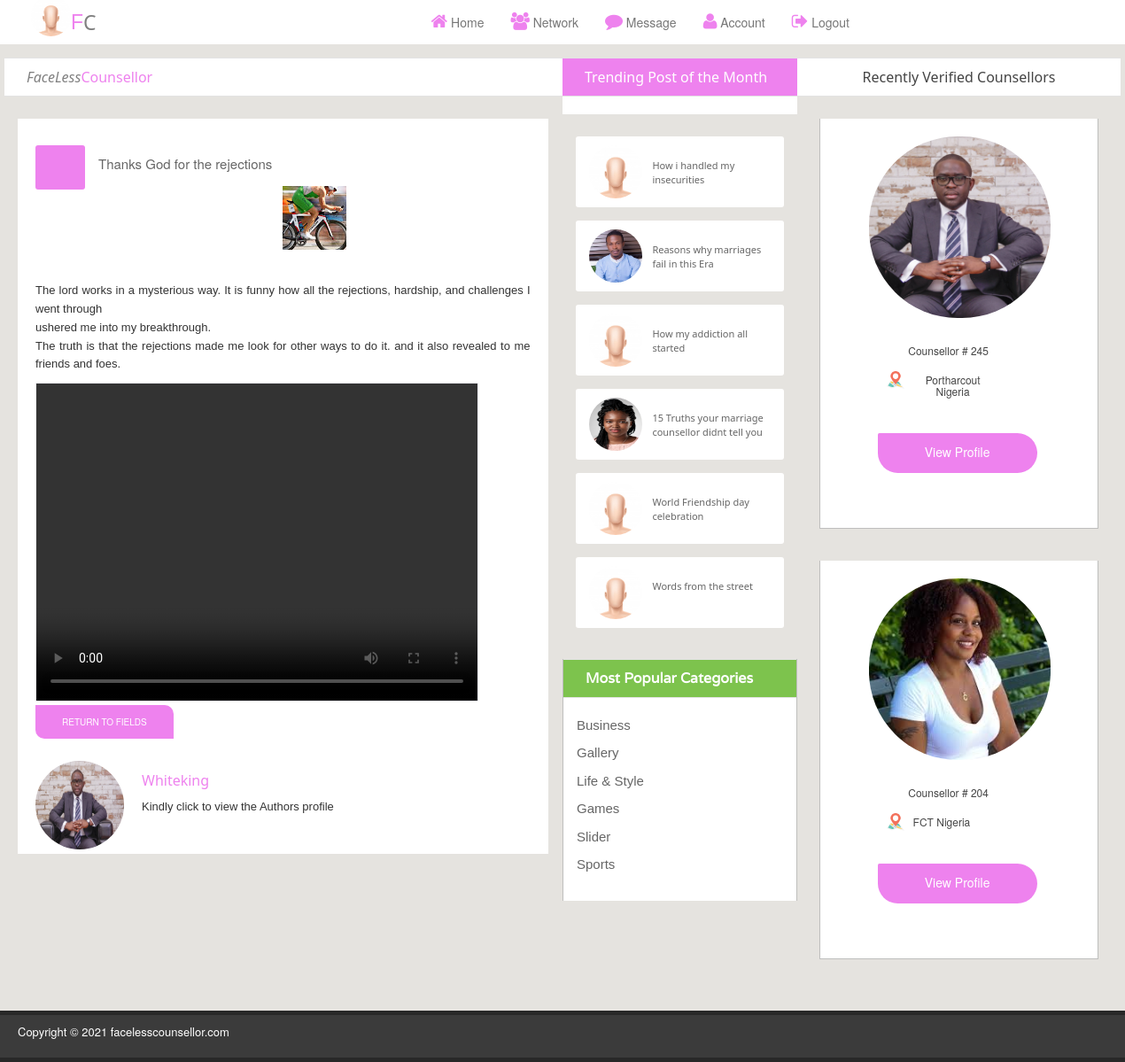
Screenshot of /post_detail/13 (signed in) with the database file from the repository.
### fc/models.py (models this page shows)
class Posts(db.Model, UserMixin):
    id = db.Column(db.Integer, primary_key=True)
    poster_username = db.Column(db.String(255), nullable=False)
    poster_email = db.Column(db.String(255), nullable=False)
    poster_img = db.Column(db.String(255), nullable=False)
    post_id = db.Column(db.String(255), nullable=True)
    post_title = db.Column(db.String(255), nullable=True)
    post_desc = db.Column(db.String(255), nullable=True)
    post_img = db.Column(db.String(255), nullable=True)
    post_like = db.Column(db.String(255), nullable=True)
    post_relate = db.Column(db.String(255), nullable=True)
    post_message = db.Column(db.String(255), nullable=True)
    post_trend = db.Column(db.String(255), nullable=True)
    posted_date = db.Column(db.DateTime(), default=datetime.utcnow)
    post_status = db.Column(db.String(255), nullable=True, default= 0)
    completed_at = db.Column(db.DateTime(), default=datetime.utcnow)
    status = db.Column(db.String(255), nullable=True, default= 0)
    active = db.Column(db.Boolean())
    confirmed_at = db.Column(db.DateTime())

class Worker(db.Model, UserMixin):
    id = db.Column(db.Integer, primary_key=True)
    fc_id = db.Column(db.String(255), nullable=False)
    name = db.Column(db.String(255), nullable=False)
    email = db.Column(db.String(255), unique=True, nullable=False)
    phone = db.Column(db.String(255), unique=True, nullable=False)
    role = db.Column(db.String(255), nullable=False)
    gender = db.Column(db.String(255), nullable=False)
    date_of_birth =db.Column(db.String(255), nullable=True)
    country = db.Column(db.String(255), nullable=True)
    city = db.Column(db.String(255), nullable=True)
    age = db.Column(db.String(255), nullable=True)
    about = db.Column(db.String(255), nullable=True)
    id_card = db.Column(db.String(255), nullable=True)
    marrital_status = db.Column(db.String(255), nullable=True)
    education = db.Column(db.String(255), nullable=True)
    religion = db.Column(db.String(255), nullable=True)
    languages = db.Column(db.String(255), nullable=True)
    hobbies = db.Column(db.String(255), nullable=True)
    number_of_jobs = db.Column(db.String(255), nullable=True)
    stars = db.Column(db.String(255), nullable=True)
    fc_image = db.Column(db.String(255), nullable=True, default='default.jpg')
    image = db.Column(db.String(255), nullable=True, default='default.jpg')
    completed_at = db.Column(db.DateTime(), default=datetime.utcnow)
    status = db.Column(db.String(255), nullable=True, default= 0)
    active = db.Column(db.Boolean())
    confirmed_at = db.Column(db.DateTime())

### fc/routes.py (the view)
@app.route('/post_detail/<int:post_id>')
@login_required
def post_detail(post_id):
  page = request.args.get('page', 1, type=int)
  post= Posts.query.get(post_id)
  posts = Posts.query.filter_by(post_id= post.post_id)
  workers = Worker.query.order_by(Worker.completed_at.desc()).paginate(page = page,  per_page=2)
  return render_template('/post_detail.html',  posts = posts, workers=workers)

### fc/__init__.py (called while the page is built)
@login_manager.user_loader
def load_user(user_id):
	return User.query.get(int(user_id))

### fc/momentjs.py (called while the page is built)
    def render(self, format):
        return Markup(
            "<script>\ndocument.write(moment(\"%s\").%s);\n</script>" %
            (self.timestamp.strftime("%Y-%m-%dT%H:%M:%S Z"), format))

    def format(self, fmt):
        return self.render("format(\"%s\")" % fmt)

### fc/templates/post_detail.html (shortened to what this page needs)
<!DOCTYPE html>
<html>
<head>
<link rel="stylesheet" href="/static/field_style/assets/css/bootstrap.min.css">
<link rel="stylesheet" href="/static/field_style/assets/css/font-awesome.min.css">
<link rel="stylesheet" href="/static/field_style/assets/css/font.css">
<link rel="stylesheet" href="/static/field_style/assets/css/animate.css">
<link rel="stylesheet" href="/static/field_style/assets/css/structure.css">
</head>
<body>
<header id="header" style="position: fixed;z-index: 9000; background-color: white;">
  <div class="container" >
    <nav class="navbar navbar-default" role="navigation" style="background-color:#ffffff;border:none">
      <div class="container-fluid" style="background-color:#ffffff;border:none">
        <div class="navbar-header" style="background-color:#ffffff;border:none">
          <a class="navbar-brand" href="{{url_for('fields')}}" style="display: flex; font-family: Verdana, Geneva, Tahoma, sans-serif;">
            <img class="border-2 shadow-lg" src="/static/field_style/assets/img/mee.jpg" alt="logo" style="width:45px;height:45px; border-radius: 100px;margin-top: -19px;font-family:sans-serif; color:violet" ><span style="color: violet;">F</span><span style="font-weight: 100; color:gray; font-family: system-ui">C</span></a> </div>
        <div id="navbar" class="navbar-collapse collapse">
          <ul class="nav navbar-nav custom_na" style="justify-content: space-between;position: absolute; right:30px;background-color:white;" >
            <li ><a href="{{url_for('home')}}"><i class="fa fa-home" style="color:Violet; font-size: 20px;margin-top:-9px"></i>   Home</a></li>
            <li><a href="#"><i class="fa fa-users" style="color:Violet; font-size: 20px;margin-top:-9px"></i> Network</a></li>
            <li><a href="#"><i class="fa fa-comment" style="color:Violet; font-size: 20px;margin-top:-9px"></i> Message</a></li>
            <li><a href="{{url_for('profile')}}"><i class="fa fa-user" style="color:Violet; font-size: 20px;margin-top:-9px"></i> Account</a></li>
             <li><a href="{{url_for('logout')}}"><i class="fa fa-sign-out" style="color:Violet; font-size: 20px;margin-top:-9px"></i> Logout</a></li>
          </ul>
        </div>
      </div>
    </nav>
  </div>
</header>
<section id="contentbody">
  <div class="container border-2 shadow-lg">
    <div class="row">
      <div class=" col-sm-12 col-md-6 col-lg-6">
        <div class="row border-2 shadow-lg">
          <div class="leftbar_content">
            <h2 style="font-weight: 100;font-family: system-ui;color:grey;font-style: italic;"> FaceLess<span style="font-weight:400; color:violet; font-style: initial;">Counsellor</span></h2>
             {% for post in posts %}
            <div class="singlepost_area;">
              <div class="singlepost_content border-2 shadow-lg" > <span class="stuff_date" style="background-color: violet; font-size: 8px; padding:15px 10px; text-align: center"></span>
                <div style="position:relative;"><a style="text-decoration:none; font-size: 15px">{{post.post_title}} </a></div>
                <img class="img-center" src="../images/hot_img1.jpg" alt="">
                <p style="white-space: pre-line">
                  {{post.post_desc}}
                </p>
                <div class="single_stuff_img border-2 shadow-lg" > <a >
               {% if 'mp4' in post.post_img %}
                        <video  class="img-view-video border-2 shadow-lg" style="border: 1px solid #f0f0f5"  controls>
                            <source src={{url_for('static', filename='user_uploads/' + post.post_img)}} type="video/mp4" class="img-view-video border-2 shadow-lg" allowfullscreen>
                          </video>
                          {% else %}
                         <img class="img-view border-2 shadow-lg" src="{{url_for('static', filename='user_uploads/' + post.post_img)}}" alt="" style="z-index: -1">
                         {% endif %}
                </a> </div>
                <div class="sin5lepage_pagination"> <a class="previous_btn" href="{{url_for('fields')}}" style="background-color: violet;border:none; color:#ffffff; font-size:10px ;  padding:12px 30px;">Return to Fields</a>  </div>
                <div class="author border-2 shadow-lg" style="margin-top: 10px;" id="md-author">
                <a href="{{url_for('user_detail',  email = post.poster_email)}}"><img src="{{url_for('static', filename='user_uploads/' + post.poster_img)}}" alt="" id="md-author-img">
                </a>
                 <h3 id="md-author-title"><a href="{{url_for('user_detail',  email = post.poster_email)}}" style="font-size: 16px;font-family: system-ui"><span style="text-transform: capitalize;color:violet">{{post.poster_username}}</span></a></h3>
                  <div class="author_details" >
                    <div>
                     <a href="{{url_for('user_detail',  email = post.poster_email)}}">
                    <p style="min-width: 300px">Kindly click to view the Authors profile </p>
                    </a>
                    </div>
                  </div>
                </div>
              </div>
            </div>
              {% endfor %}
          </div>
        </div>
      </div>
      <div class="col-sm-6 col-md-2 col-lg-2">
        <div class="row">
          <div class="middlebar_content">
            <h2 class="violet_bg" style="background-color: violet; font-family: system-ui;font-weight:100">Trending Post of the Month</h2>
            <div class="middlebar_content_inner wow fadeInUp" style="margin-top:20px;border:none; background-color: #e5e3df;">
              <ul class="middlebar_nav " style="background-color: red;">
                <li class="card border-1 shadow-lg" style="border-radius: 3px; background-color: #ffffff;padding:10px 15px">
                   <a class="mbar_thubnail" href="#">
                     <img src="/static/field_style/assets/img/mee.jpg" alt="" style="border-radius: 100px;width: 60px; height:60px;padding-bottom:0px;">
                    </a>
                     <a class="mbar_title" href="#" style="font-family: system-ui;font-size: 11px;padding-top: 10px;font-weight:100;">How i handled my insecurities</a>
                </li>
                <li class="card border-1 shadow-lg" style="border-radius: 3px; background-color: #ffffff;padding:10px 15px">
                  <a class="mbar_thubnail" href="#">
                    <img src="/static/field_style/assets/img/mec013.jpg" alt="" style="border-radius: 100px;width: 60px; height:60px;padding-bottom:0px;">
                   </a>
                    <a class="mbar_title" href="#" style="font-family: system-ui;font-size: 11px;padding-top: 10px;font-weight:100;">Reasons why marriages fail in this Era</a>
                <li class="card border-1 shadow-lg" style="border-radius: 3px; background-color: #ffffff;padding:10px 15px">
              <a class="mbar_thubnail" href="#">
                <img src="/static/field_style/assets/img/mee.jpg" alt="" style="border-radius: 100px;width: 60px; height:60px;padding-bottom:0px;">
               </a>
                <a class="mbar_title" href="#" style="font-family: system-ui;font-size: 11px;padding-top: 10px;font-weight:100;">How my addiction all started</a>
                </li>
              </li>
              <li class="card border-1 shadow-lg" style="border-radius: 3px; background-color: #ffffff;padding:10px 15px">
                <a class="mbar_thubnail" href="#">
                  <img src="/static/field_style/assets/img/girl3.jpg" alt="" style="border-radius: 100px;width: 60px; height:60px;padding-bottom:0px;">
                </a>
                  <a class="mbar_title" href="#" style="font-family: system-ui;font-size: 11px;padding-top: 10px;font-weight:100;">15 Truths your marriage counsellor didnt tell you</a>
            </li>
              <li class="card border-1 shadow-lg" style="border-radius: 3px; background-color: #ffffff;padding:10px 15px">
                  <a class="mbar_thubnail" href="#">
                    <img src="/static/field_style/assets/img/mee.jpg" alt="" style="border-radius: 100px;width: 60px; height:60px;padding-bottom:0px;">
                  </a>
                    <a class="mbar_title" href="#" style="font-family: system-ui;font-size: 11px;padding-top: 10px;font-weight:100;">World Friendship day celebration</a>
              </li>
              <li class="card border-1 shadow-lg" style="border-radius: 3px; background-color: #ffffff;padding:10px 15px">
                <a class="mbar_thubnail" href="#">
                  <img src="/static/field_style/assets/img/mee.jpg" alt="" style="border-radius: 100px;width: 60px; height:60px;padding-bottom:0px;">
                </a>
                  <a class="mbar_title" href="#" style="font-family: system-ui;font-size: 11px;padding-top: 10px;font-weight:100;">Words from the street</a>
              </li>
              </ul>
            </div>
            <div class="popular_categori  wow fadeInUp">
              <h2 class="limeblue_bg">Most Popular Categories</h2>
              <ul class="poplr_catgnva">
                <li><a href="#">Business</a></li>
                <li><a href="#">Gallery</a></li>
                <li><a href="#">Life &amp; Style</a></li>
                <li><a href="#">Games</a></li>
                <li><a href="#">Slider</a></li>
                <li><a href="#">Sports</a></li>
              </ul>
            </div>
          </div>
        </div>
      </div>
      <div class="col-sm-6 col-md-4 col-lg-4">
        <div class="row">
          <div class="rightbar_content">
            <div class="single_blog_sidebar wow fadeInUp">
              <h2 style="text-transform: capitalize;font-family: system-ui;font-weight: 100; text-align: center;">Recently Verified Counsellors</h2>
             <ul class="featured_nav">
              {% for worker in workers.items %}
                <li>
                  <div class="col-md-6 col-lg-3 border-1 shadow-sm" style="max-width:300px;">
                  <div class="block-pricing border-1 shadow-sm" style="justify-content: center;padding:10px 30px ">
                    <a href="{{url_for('detail', fc_id = worker.id)}}">
                     <img src="{{url_for('static', filename='user_uploads/' + worker.fc_image)}}" style="height:205px; width:205px;margin:10px 10px;border-radius: 100px; object-fit: cover;" alt="About" ></a>
                       <center>
                          <h4 style="font-size:12px; text-align: center; margin:20px 50px;width:100px;">{{worker.role}} # {{worker.fc_id}}</h4>
                          <h4 style="display:flex; font-size:12px;text-align: center; margin: 20px;width:130px;"><img src="/static/field_style/assets/img/locc.png" style="width: 20px; height:20px; margin:-3px 10px"> {{worker.city}}  {{worker.country}}</h4>
                       </center>
                        <div class="table_btn">
                          <a href="{{url_for('detail', fc_id = worker.id)}}" class="btn" style="margin:20px;font-size: 14px; background-color:violet;padding:10px; width:180px; height:45px;color:#ffffff;border-bottom-right-radius: 50px; border-bottom-left-radius:50px; border-top-right-radius:50px; font-weight:100"></i> View Profile</a>
                       </div>
                    </div>
                </div >
                </li>
                 {% endfor %}
              </ul>
            </div>
          </div>
        </div>
      </div>
    </div>
  </div>
</section>
<footer id="footer">
  <div class="container">
    <div class="row">
      <div class="col-md-12">
        <div class="footer_inner">
         <center><p class="pull-left">Copyright &copy; 2021 facelesscounsellor.com</p></center>
        </div>
      </div>
    </div>
  </div>
</footer>
</body>
</html>

### fc/templates/post_detail.html (style rules this page uses)
.img-view-video { height:360px; width:500px; background-color: #ffffff; align-items: center; justify-content: center }

### rows the page displays
Posts: post_title "Thanks God for the rejections", post_desc "The lord works in a mysterious way. It is funny how all the rejections, hardship, and challenges I went through ushered me into my breakthrough. The truth is that the rejections made me look for other ways to do it. and it also revealed to me friends and foes.", poster_img (picture), poster_username "Whiteking"
Worker: fc_image (picture), role "Counsellor", fc_id "245", city "Portharcout", country "Nigeria"
Worker: fc_image (picture), role "Counsellor", fc_id "204", city "FCT", country "Nigeria"
